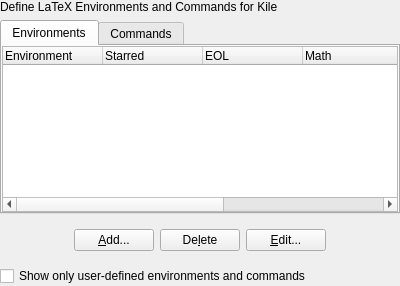
<ui version="4.0" >
 <author>Mathias Soeken &lt;msoeken@informatik.uni-bremen.de></author>
 <class>LatexCommandWidget</class>
 <widget class="QWidget" name="LatexCommandWidget" >
  <property name="geometry" >
   <rect>
    <x>0</x>
    <y>0</y>
    <width>400</width>
    <height>286</height>
   </rect>
  </property>
  <layout class="QVBoxLayout" name="verticalLayout" >
   <property name="margin" >
    <number>0</number>
   </property>
   <item>
    <widget class="QLabel" name="label" >
     <property name="text" >
      <string>Define LaTeX Environments and Commands for Kile</string>
     </property>
    </widget>
   </item>
   <item>
    <widget class="KTabWidget" name="tab" >
     <property name="currentIndex" >
      <number>0</number>
     </property>
     <widget class="QWidget" name="pageEnvironments" >
      <attribute name="title" >
       <string>Environments</string>
      </attribute>
      <layout class="QVBoxLayout" name="verticalLayout_2" >
       <property name="spacing" >
        <number>0</number>
       </property>
       <property name="margin" >
        <number>0</number>
       </property>
       <item>
        <widget class="QTreeWidget" name="environments" >
         <property name="whatsThis" >
          <string>List of known environments with a lot of additional information that Kile can potentially use. You can add your own environments, which will then be recognized by autocompletion of environments; 'Smart Newline' and 'Smart Tabulator', for example. Note that you can only edit and delete user-defined environments.</string>
         </property>
         <property name="allColumnsShowFocus" >
          <bool>true</bool>
         </property>
         <column>
          <property name="text" >
           <string>Environment</string>
          </property>
         </column>
         <column>
          <property name="text" >
           <string>Starred</string>
          </property>
         </column>
         <column>
          <property name="text" >
           <string>EOL</string>
          </property>
         </column>
         <column>
          <property name="text" >
           <string>Math</string>
          </property>
         </column>
         <column>
          <property name="text" >
           <string>Tab</string>
          </property>
         </column>
         <column>
          <property name="text" >
           <string>Option</string>
          </property>
         </column>
         <column>
          <property name="text" >
           <string>Parameter</string>
          </property>
         </column>
        </widget>
       </item>
      </layout>
     </widget>
     <widget class="QWidget" name="pageCommands" >
      <attribute name="title" >
       <string>Commands</string>
      </attribute>
      <layout class="QHBoxLayout" name="horizontalLayout_2" >
       <property name="spacing" >
        <number>0</number>
       </property>
       <property name="margin" >
        <number>0</number>
       </property>
       <item>
        <widget class="QTreeWidget" name="commands" >
         <property name="allColumnsShowFocus" >
          <bool>true</bool>
         </property>
         <column>
          <property name="text" >
           <string>Command</string>
          </property>
         </column>
         <column>
          <property name="text" >
           <string>Starred</string>
          </property>
         </column>
         <column>
          <property name="text" >
           <string>Option</string>
          </property>
         </column>
         <column>
          <property name="text" >
           <string>Parameter</string>
          </property>
         </column>
        </widget>
       </item>
      </layout>
     </widget>
    </widget>
   </item>
   <item>
    <widget class="QWidget" native="1" name="widget" >
     <layout class="QHBoxLayout" name="horizontalLayout" >
      <item>
       <spacer name="horizontalSpacer" >
        <property name="orientation" >
         <enum>Qt::Horizontal</enum>
        </property>
        <property name="sizeHint" stdset="0" >
         <size>
          <width>40</width>
          <height>20</height>
         </size>
        </property>
       </spacer>
      </item>
      <item>
       <widget class="KPushButton" name="addButton" >
        <property name="whatsThis" >
         <string>Add a new environment.</string>
        </property>
        <property name="text" >
         <string>&amp;Add...</string>
        </property>
        <property name="icon" >
         <pixmap>list-add</pixmap>
        </property>
       </widget>
      </item>
      <item>
       <widget class="KPushButton" name="deleteButton" >
        <property name="whatsThis" >
         <string>Delete a user-defined environment.</string>
        </property>
        <property name="text" >
         <string>De&amp;lete</string>
        </property>
        <property name="icon" >
         <pixmap>list-remove</pixmap>
        </property>
       </widget>
      </item>
      <item>
       <widget class="KPushButton" name="editButton" >
        <property name="whatsThis" >
         <string>Edit a user-defined environment.</string>
        </property>
        <property name="text" >
         <string>&amp;Edit...</string>
        </property>
        <property name="icon" >
         <pixmap>document-properties</pixmap>
        </property>
       </widget>
      </item>
      <item>
       <spacer name="horizontalSpacer_2" >
        <property name="orientation" >
         <enum>Qt::Horizontal</enum>
        </property>
        <property name="sizeHint" stdset="0" >
         <size>
          <width>40</width>
          <height>20</height>
         </size>
        </property>
       </spacer>
      </item>
     </layout>
    </widget>
   </item>
   <item>
    <widget class="QCheckBox" name="showOnlyUserDefined" >
     <property name="text" >
      <string>Show only user-defined environments and commands</string>
     </property>
    </widget>
   </item>
  </layout>
 </widget>
 <layoutfunction spacing="KDialog::spacingHint" margin="KDialog::marginHint" />
 <pixmapfunction>SmallIcon</pixmapfunction>
 <customwidgets>
  <customwidget>
   <class>KPushButton</class>
   <extends>QPushButton</extends>
   <header>kpushbutton.h</header>
  </customwidget>
  <customwidget>
   <class>KTabWidget</class>
   <extends>QTabWidget</extends>
   <header>ktabwidget.h</header>
   <container>1</container>
  </customwidget>
 </customwidgets>
 <includes/>
 <resources/>
 <connections/>
</ui>
